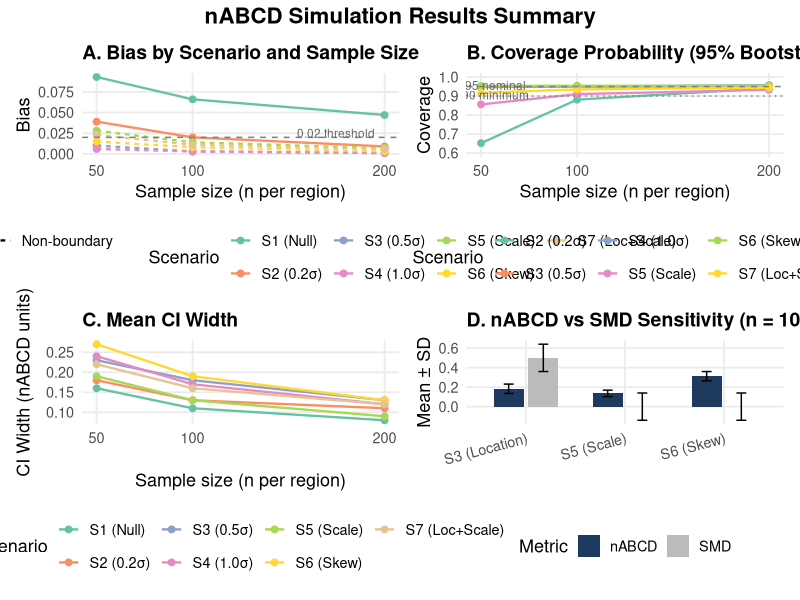

Reproduce this figure in R.
# Plot simulation results from nABCD paper tables
# Generates 4 panels for review

library(ggplot2)
library(tidyr)
library(dplyr)
library(patchwork)

# ---- Data from paper tables ----

# Table 3: Bias
bias_df <- data.frame(
  Scenario = rep(c("S1 (Null)", "S2 (0.2σ)", "S3 (0.5σ)", "S4 (1.0σ)",
                    "S5 (Scale)", "S6 (Skew)", "S7 (Loc+Scale)"), each = 3),
  True_nABCD = rep(c(0.000, 0.073, 0.180, 0.328, 0.122, 0.304, 0.175), each = 3),
  n = rep(c(50, 100, 200), 7),
  Bias = c(0.093, 0.066, 0.047,  # S1
           0.039, 0.020, 0.009,  # S2
           0.010, 0.003, 0.001,  # S3
           0.006, 0.003, 0.001,  # S4
           0.028, 0.014, 0.007,  # S5
           0.015, 0.008, 0.003,  # S6
           0.023, 0.011, 0.006)  # S7
)

# Table 4: Coverage
coverage_df <- data.frame(
  Scenario = rep(c("S2 (0.2σ)", "S3 (0.5σ)", "S4 (1.0σ)",
                    "S5 (Scale)", "S6 (Skew)", "S7 (Loc+Scale)"), each = 3),
  n = rep(c(50, 100, 200), 6),
  Coverage = c(0.652, 0.881, 0.941,  # S2
               0.947, 0.951, 0.947,  # S3
               0.950, 0.950, 0.957,  # S4
               0.856, 0.910, 0.933,  # S5
               0.953, 0.954, 0.954,  # S6
               0.917, 0.935, 0.944)  # S7
)

# Table 5: RMSE and CI width
precision_df <- data.frame(
  Scenario = rep(c("S1 (Null)", "S2 (0.2σ)", "S3 (0.5σ)", "S4 (1.0σ)",
                    "S5 (Scale)", "S6 (Skew)", "S7 (Loc+Scale)"), each = 3),
  n = rep(c(50, 100, 200), 7),
  RMSE = c(0.099, 0.069, 0.049,  # S1
           0.061, 0.044, 0.032,  # S2
           0.067, 0.048, 0.035,  # S3
           0.062, 0.043, 0.030,  # S4
           0.053, 0.036, 0.025,  # S5
           0.070, 0.049, 0.034,  # S6
           0.062, 0.043, 0.030), # S7
  CI_Width = c(0.16, 0.11, 0.08,  # S1
               0.18, 0.13, 0.11,  # S2
               0.23, 0.18, 0.13,  # S3
               0.24, 0.17, 0.12,  # S4
               0.19, 0.13, 0.09,  # S5
               0.27, 0.19, 0.13,  # S6
               0.22, 0.16, 0.12)  # S7
)

# Table 6: SMD comparison (n=100)
smd_df <- data.frame(
  Scenario = c("S3 (Location)", "S5 (Scale)", "S6 (Skew)"),
  nABCD_mean = c(0.183, 0.136, 0.312),
  nABCD_sd = c(0.048, 0.033, 0.048),
  SMD_mean = c(0.50, 0.00, 0.00),
  SMD_sd = c(0.14, 0.14, 0.14)
)

# ---- Theme ----
theme_paper <- theme_minimal(base_size = 13) +
  theme(
    plot.title = element_text(face = "bold", size = 14),
    strip.text = element_text(face = "bold"),
    legend.position = "bottom",
    panel.grid.minor = element_blank()
  )

# ---- Plot 1: Bias ----
bias_df$n_factor <- factor(bias_df$n)
bias_df$Scenario <- factor(bias_df$Scenario,
  levels = c("S1 (Null)", "S2 (0.2σ)", "S3 (0.5σ)", "S4 (1.0σ)",
             "S5 (Scale)", "S6 (Skew)", "S7 (Loc+Scale)"))

# Color: boundary scenarios in red, others in blue
bias_df$Type <- ifelse(bias_df$Scenario %in% c("S1 (Null)", "S2 (0.2σ)"),
                       "Near-boundary", "Non-boundary")

p1 <- ggplot(bias_df, aes(x = n, y = Bias, color = Scenario, linetype = Type)) +
  geom_line(linewidth = 0.8) +
  geom_point(size = 2) +
  geom_hline(yintercept = 0.02, linetype = "dashed", color = "gray50", linewidth = 0.5) +
  annotate("text", x = 195, y = 0.025, label = "0.02 threshold", size = 3, color = "gray40", hjust = 1) +
  scale_x_continuous(breaks = c(50, 100, 200)) +
  scale_color_brewer(palette = "Set2") +
  labs(title = "A. Bias by Scenario and Sample Size",
       x = "Sample size (n per region)", y = "Bias") +
  theme_paper

# ---- Plot 2: Coverage ----
coverage_df$n_factor <- factor(coverage_df$n)
coverage_df$Scenario <- factor(coverage_df$Scenario,
  levels = c("S2 (0.2σ)", "S3 (0.5σ)", "S4 (1.0σ)",
             "S5 (Scale)", "S6 (Skew)", "S7 (Loc+Scale)"))

p2 <- ggplot(coverage_df, aes(x = n, y = Coverage, color = Scenario)) +
  geom_line(linewidth = 0.8) +
  geom_point(size = 2) +
  geom_hline(yintercept = 0.95, linetype = "dashed", color = "gray50") +
  geom_hline(yintercept = 0.90, linetype = "dotted", color = "gray50") +
  annotate("text", x = 55, y = 0.955, label = "0.95 nominal", size = 3, color = "gray40") +
  annotate("text", x = 55, y = 0.905, label = "0.90 minimum", size = 3, color = "gray40") +
  scale_x_continuous(breaks = c(50, 100, 200)) +
  scale_y_continuous(limits = c(0.6, 1.0)) +
  scale_color_brewer(palette = "Set2") +
  labs(title = "B. Coverage Probability (95% Bootstrap CI)",
       x = "Sample size (n per region)", y = "Coverage") +
  theme_paper

# ---- Plot 3: CI Width ----
precision_df$Scenario <- factor(precision_df$Scenario,
  levels = c("S1 (Null)", "S2 (0.2σ)", "S3 (0.5σ)", "S4 (1.0σ)",
             "S5 (Scale)", "S6 (Skew)", "S7 (Loc+Scale)"))

p3 <- ggplot(precision_df, aes(x = n, y = CI_Width, color = Scenario)) +
  geom_line(linewidth = 0.8) +
  geom_point(size = 2) +
  scale_x_continuous(breaks = c(50, 100, 200)) +
  scale_color_brewer(palette = "Set2") +
  labs(title = "C. Mean CI Width",
       x = "Sample size (n per region)", y = "CI Width (nABCD units)") +
  theme_paper

# ---- Plot 4: nABCD vs SMD ----
smd_long <- smd_df |>
  pivot_longer(cols = c(nABCD_mean, SMD_mean),
               names_to = "Metric", values_to = "Mean") |>
  mutate(
    SD = ifelse(Metric == "nABCD_mean", nABCD_sd, SMD_sd),
    Metric = ifelse(Metric == "nABCD_mean", "nABCD", "SMD"),
    Scenario = factor(Scenario, levels = c("S3 (Location)", "S5 (Scale)", "S6 (Skew)"))
  )

p4 <- ggplot(smd_long, aes(x = Scenario, y = Mean, fill = Metric)) +
  geom_col(position = position_dodge(0.7), width = 0.6) +
  geom_errorbar(aes(ymin = Mean - SD, ymax = Mean + SD),
                position = position_dodge(0.7), width = 0.2) +
  scale_fill_manual(values = c("nABCD" = "#1E3A5F", "SMD" = "#BBBBBB")) +
  labs(title = "D. nABCD vs SMD Sensitivity (n = 100)",
       x = "", y = "Mean ± SD") +
  theme_paper +
  theme(axis.text.x = element_text(angle = 15, hjust = 1))

# ---- Combine ----
combined <- (p1 + p2) / (p3 + p4) +
  plot_annotation(
    title = "nABCD Simulation Results Summary",
    theme = theme(plot.title = element_text(face = "bold", size = 16, hjust = 0.5))
  )

output_path <- "C:/Users/hrd13/Documents/Gak/0 Study/800Claude/20260210_SIM/similarity_metrics/projects/similarity-metric/paper/output/simulation_results_review.png"

ggsave(output_path, combined, width = 14, height = 10, dpi = 150, bg = "white")
cat("Saved to:", output_path, "\n")
